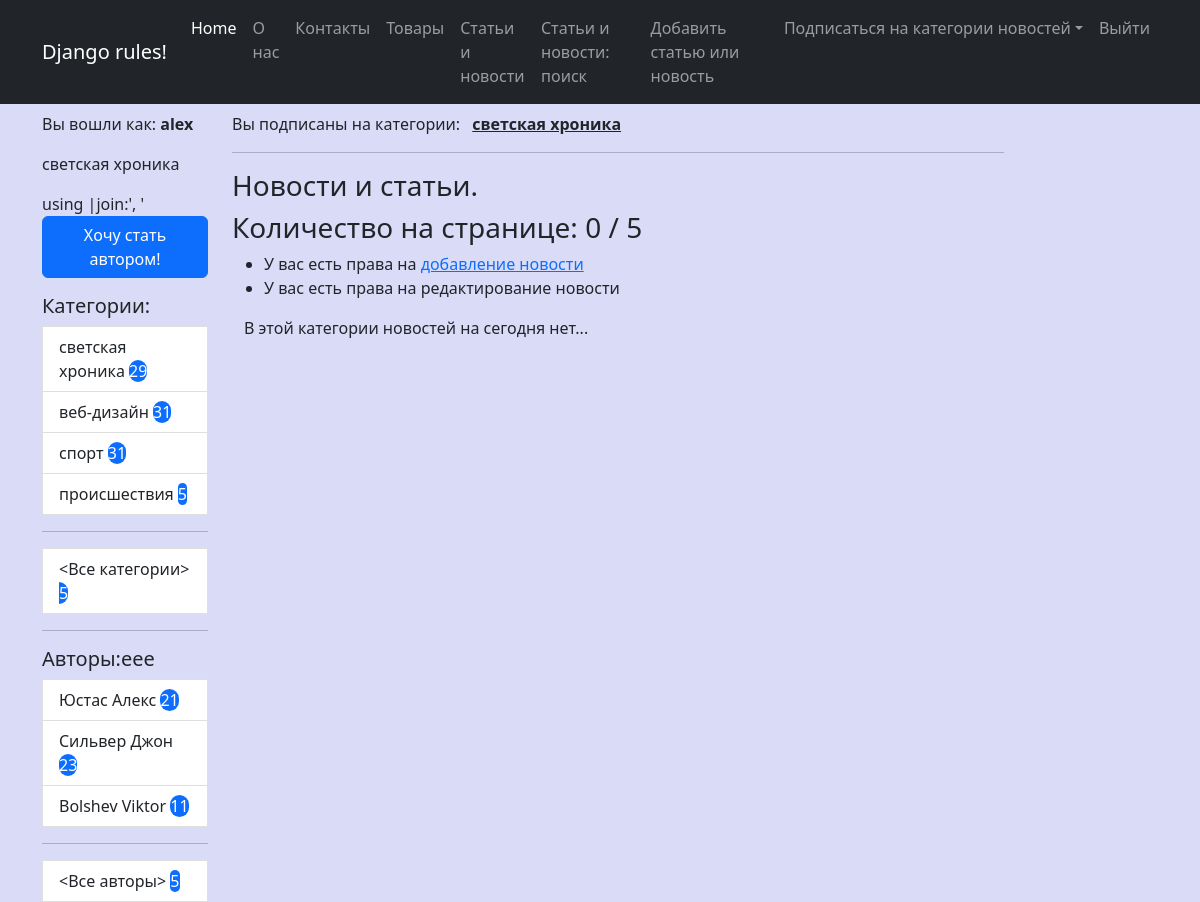
Before: /news/author/4/ (signed in) with the older database file.
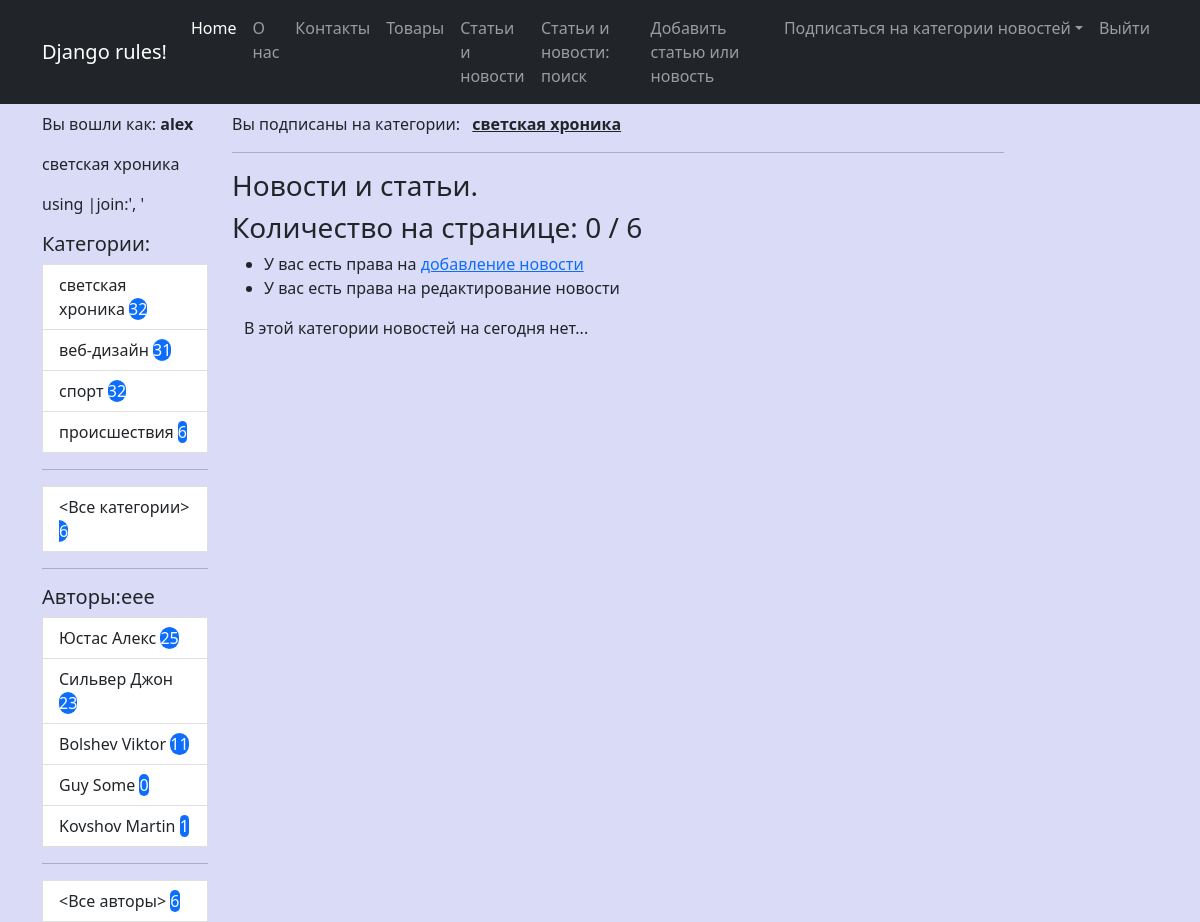
After: the same page with the newer database file.
### news/models.py (models this page shows, shortened)
class Category(m.Model):
    name = m.CharField(max_length=30, unique=True, verbose_name="Категория")
    user = m.ManyToManyField(User, through='UserCategory')
    def get_absolute_url(self):
        return reverse_lazy('news_by_cat', kwargs = {'pk':self.id})
    def __str__(self) -> str:
        return self.name
    class Meta:
        ordering = ['-name']
        verbose_name = "Категория"
        verbose_name_plural = 'Категории'

class Author(m.Model):
    user = m.OneToOneField(User, on_delete=m.CASCADE)
    rating = m.SmallIntegerField(default=0, verbose_name='Рейтинг')
    def get_absolute_url(self):
        return reverse_lazy('news_by_author', kwargs = {'pk':self.id})
    def __str__(self) -> str:
        return f"{self.user.last_name} {self.user.first_name}"

### news/views.py (the view)
# urls.py: path('author/<int:pk>/', NewsByAuthor.as_view(), name='news_by_author'),
class NewsByAuthor(LoginRequiredMixin, CustomContextMixin, ListView):
    model = Post
    template_name = 'news/news.html'
    context_object_name = 'news'
    paginate_by = 3
    def get_queryset(self, **kwargs):
        qs = super().get_queryset(**kwargs)
        return qs.filter(author_id=self.kwargs.get('pk'))

### news/templates/news/news.html (shortened to what this page needs)
{% extends 'base.html' %}
{% load custom_filters %}
{% block content %}
    <hr>
    {% if current_category %}
        <h3>Новости и статьи. Категория <em>{{ current_category }}</em></h3>
        <a href="{% url 'unfollow_category' current_category.pk %}" class="btn btn-secondary">Отписаться от категории</a>
    {% else %}
        <h3>Новости и статьи.</h3>
    {% endif %}
    <h3>Количество на странице: {{ news|length }} / {{ news_count }}</h3>
    <ul>
        {% if perms.news.add_post %}
        <li>У вас есть права на <a href="{% url 'add_news' %}">добавление новоcти</a></li>
        {% endif %}
        {% if perms.news.change_post %}
        <li>У вас есть права на редактирование новости</li>
        {% endif %}
    </ul>
    <div class="container mt-10">
        {% for nws in page_obj %}
        <div class="row">
            <div class="card mb-3" style="width: 80rem;">
                <div class="card header">Категория:
                    <p>
                    {% for cat in nws.categories.all  %}
                        <a href="{{ cat.get_absolute_url }}" class="btn btn-secondary">{{ cat.name }}</a>
                    {% endfor %}
                </p>
                </div>
                <div class="card-body">
                    <h5 class="card-title text-center">
                    {{ nws.title|censor }}
                    </h5>
                    <h5>
                        Автор: <a href="{{ nws.author.get_absolute_url }}">{{ nws.author }}</a>
                    </h5>
                    <p class="card-text">{{ nws.content|censor|truncatewords:50 }}</p>
                    <a href="{{ nws.get_absolute_url }}" class="btn btn-primary">Подробности...</a>
                </div>
                <div class="card-footer">
                    {{ nws.created_dtm|date:'d.m.Y' }}: С момента опубликования прошло {{ nws.created_dtm|timesince }}
                </div>
              </div>
        </div>
        {% empty %}
                    <p class="card-text">В этой категории новостей на сегодня нет...</p>
        {% endfor %}
    </div>
{% endblock content %}

### templates/base.html (shortened to what this page needs)
{% load static %}
{% load custom_filters %}
<!DOCTYPE html>
<html lang="en">
    <head>
        <link href="https://cdn.jsdelivr.net/npm/bootstrap@5.2.1/dist/css/bootstrap.min.css" rel="stylesheet">
        <link href="https://getbootstrap.com/docs/5.2/assets/css/docs.css" rel="stylesheet">
        <link href="{% static 'css/my_style.css' %}" rel="stylesheet" type="text/css">
    </head>
    <body>
        <nav class="navbar navbar-expand-lg navbar-dark bg-dark sticky-lg-top">
            <div class="container">
                <a class="navbar-brand" href="#">Django rules!</a>
                <div class="collapse navbar-collapse" id="navbarSupportedContent">
                    <ul class="navbar-nav ms-auto mb-2 mb-lg-0">
                        <li class="nav-item"><a class="nav-link active" aria-current="page" href="#">Home</a></li>
                        <li class="nav-item"><a class="nav-link" href="/pages/about/">О нас</a></li>
                        <li class="nav-item"><a class="nav-link" href="/pages/contact/">Контакты</a></li>
                        <li class="nav-item"><a class="nav-link" href="/products/">Товары</a></li>
                        <li class="nav-item"><a class="nav-link" href="{% url 'all_news' %}">Статьи и новости</a></li>
                        <li class="nav-item"><a class="nav-link" href="{% url 'search_news' %}">Статьи и новости: поиск</a></li>
                        {% if perms.news.add_post %}
                        <li class="nav-item"><a class="nav-link" href="{% url 'add_news' %}">Добавить статью или новость</a></li>
                        {% endif %}
                        <li class="nav-item dropdown">
                            <a class="nav-link dropdown-toggle" id="navbarDropdown" href="#" role="button" data-bs-toggle="dropdown" aria-expanded="false">
                                Подписаться на категории новостей</a>
                        </li>
                        <li class="nav-item"><a class="nav-link" href="/accounts/logout">Выйти</a></li>
                    </ul>
                </div>
            </div>
        </nav>
        <div class="container">
            <div class="row mt-2">
                <div class="col-lg-2">
                    <p>Вы вошли как: <b>{{ request.user.username }}</b>
                        <p>{{ cats_by_user|join:', '}}</p><span class="comment">using |join:', '</span>
                    {% if is_not_author %}
                    <a href="{% url 'upgrade' %}" class="btn btn-primary"> Хочу стать автором!</a>
                    {% endif %}
                    </p>
                    {% include 'inc/_sidebar.html' %}
                </div>
                <div class="col-lg-10">
                    <p>Вы подписаны на категории:
                     <b>{% for cat in cats_by_user %}
                            &ensp;<a href="{{ cat.get_absolute_url }}" class="link-dark">{{ cat }}</a>&ensp;
                         {% endfor %}</b>
                    </p>
                    <div class="col-lg-10 text-start">
                        {% block content %}{% endblock content %}
                    </div>
                </div>
            </div>
        </div>
    </body>
</html>

### templates/inc/_sidebar.html
<div class="list-group">
    <h5>Категории:</h5>
    <div class="col-lt-1">
        {% for cat in categories %}
        <a href="{{ cat.get_absolute_url }}" class="list-group-item list-group-item-action" aria-current="true">
        {{ cat.name }} <span class="'badge rounded-pill text-bg-primary">{{ cat.cnt }}</span>
        </a>
        {% endfor %}
        <hr>
        <a href="{% url 'all_news' %}" class="list-group-item list-group-item-action" aria-current="true">
            <Все категории> <span class="'badge rounded-pill text-bg-primary"> {{ news_count }}</span>
        </a>
    </div>
</div>
<hr>
<h5>Авторы:eee</h5>
<div class="list-group">
    <div class="col-lt-1">
        {% for auth in authors %}
        <a href="{{ auth.get_absolute_url }}" class="list-group-item list-group-item-action" aria-current="true">
        {{ auth }} <span class="'badge rounded-pill text-bg-primary"> {{ auth.cnt }}</span>
        </a>
        {% endfor %}
        <hr>
        <a href="{% url 'all_news' %}" class="list-group-item list-group-item-action" aria-current="true">
            <Все авторы> <span class="'badge rounded-pill text-bg-primary"> {{ news_count }}</span>
        </a>
    </div>
</div>

Changed rows visible on the page:
computed for Category "светская хроника": cnt "29" → "32"
computed for Category "спорт": cnt "31" → "32"
computed for Category "происшествия": cnt "5" → "6"
computed for Author "Юстас Алекс": cnt "21" → "25"
added Author: user.first_name "Guy Some", cnt "0"
added Author: user.first_name "Kovshov Martin", cnt "1"
Other visible differences:
{{ news_count }}: "5" → "6"
text no longer shown: "Хочу стать автором!"
